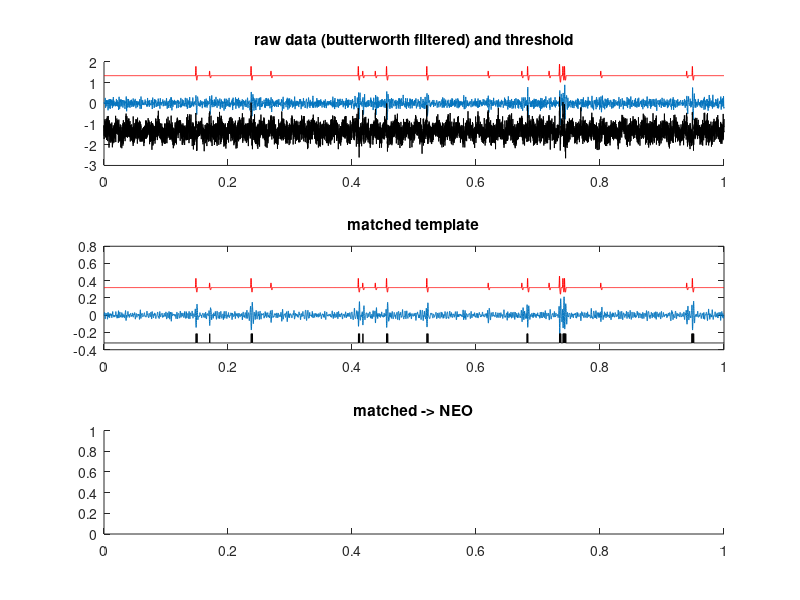

Here is the MATLAB script that generated this plot: (Note: this script raises an error after producing the figure.)
%
%
%simulate threshold, convolution and NEO
%detection of spikes
%
clc, clear, close all;
%define time
Fs = 10000;
dt = 1/Fs;
t = 0:dt:1;

%define APs
AP1amp = 1;
AP1dur1 = .001;
AP1dur2 = .002;
AP1prob = .001;
AP2amp = AP1amp*.5;

%make single AP
%by concantenating two 1/2 sin cycles
oneT = 0:dt:(AP1dur1+AP1dur2);
oneAP = AP1amp*sin(2*pi/(2*AP1dur1)*oneT).*(oneT<=AP1dur1) + ...
    AP1amp*0.5*sin(2*pi/(2*AP1dur2)*(oneT+AP1dur1)).*(oneT>AP1dur1) ;

%make a bunch of APs
locationAP1 = rand(size(t))<AP1prob; %poisson
%locationAP1 = mod([1:length(t)],457)==0; %uniform
vAP = conv(locationAP1,oneAP);
vAP = vAP(1:length(t)); %truncate
locationAP2 = rand(size(t))<AP1prob; %poisson
vAP2 = conv(locationAP2,oneAP*AP2amp);
vAP = vAP + vAP2(1:length(t)); %truncate

%make gaussian noise plus 60 Hz interference
noiseAmp = .3;
interAmp = .2;
vnoise = noiseAmp*randn(size(t)) + interAmp*sin(60*2*pi*t);

%now add niose to APs and 
%filter it the way most physiologists do
vtotal = vnoise + vAP ;
vin=vtotal;

tic

[b,a] = butter(4, 1000/(Fs/2)); %4 KHz, 4-pole lowpass
vtotal = filter(b,a,vtotal);
[b,a] = butter(2, 200/(Fs/2), 'high'); %200 Hz, 2-pole highpass
vtotal = filter(b,a,vtotal);

NumPlots = 3;
clf;

%The final waveforms
subplot(NumPlots,1,1)
title('raw data (butterworth filtered) and threshold')
hold on
plot(t,vtotal)  %the signal
plot(t,vAP*max(vtotal)*.5+max(vtotal)*1.5,'r') %the computed APs
plot(t,vin*max(vtotal)*1-max(vtotal)*1.5,'k')
%tLow=.5*max(vtotal);
%plot(t, ((vtotal>tLow))*max(vtotal)*.5-max(vtotal)*1.5,'k' ); %threshold of raw signal

%Matched template convolution 
subplot(NumPlots,1,2)
%oneHat = 0:dt:(AP1dur1+AP1dur2);
%oneHat = AP1amp*(oneT<=AP1dur1) - AP1amp*0.5*(oneT>AP1dur1) ;
%vMex = conv(vtotal,oneHat)/length(oneHat);
vMex = conv(vtotal,oneAP)/length(oneAP);
%recenter the convolution and truncate excess
vMex = vMex(length(oneAP)/2:length(vMex)-length(oneAP)/2);
plot(t,vMex); %the convolved signal
hold on
plot(t,vAP*max(vMex)*.5+max(vMex)*1.5,'r') %the computed APs
tLow = 0.5*max(abs(vMex));
plot(t, (abs(vMex)>tLow)*max(vMex)*.5-max(vMex)*1.5,'k' ); %threshold of convolved
title('matched template')

subplot(NumPlots,1,3)
title('matched -> NEO')
%redo NEO using the output from the convolution filter
vNEO = vMex(2:end-1) .* vMex(2:end-1) - ...
    vMex(3:end).*vMex(1:end-2);
vNEO = [0 vNEO 0];
w = bartlett(length(oneAP)/2);
vNEO = conv(vNEO,w);
vNEO = vNEO(length(w)/2:length(vNEO)-length(w)/2);
hold on
plot(t,vNEO)
plot(t,vAP*max(vNEO)*.5+max(vNEO)*1.5,'r')
tLow = 0.33*max(vNEO);
%plot(t, ((vNEO>tLow)&(vNEO<tHigh))*max(vNEO)*.5-max(vNEO)*1.3,'g' );
plot(t, (vNEO>tLow)*max(vNEO)*.5-max(vNEO)*1.5,'k' );

toc





%